Frame 1 (no input): blank canvas, image omitted
Frame 60 (the mouse pressed at the canvas centre just before this capture): blank canvas, image omitted
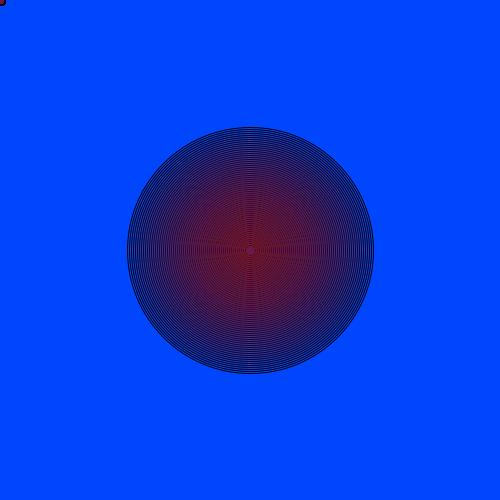
Frame 120 (the mouse held since frame 60 and released just before this capture)

The Processing sketch whose frames 1 and 60 were blank and that drew this single picture after the mouse press (run headless with seeded random() and noise(); from frame 60 on, the mouse is pressed at the canvas centre):

// Processing sketch: processing_74361
// ── processing_74361.pde

int diametro = 10;
void setup() {
  size(500, 500);
  background(0, 70, 255);
}
 
void draw () {
  fill(170, 0, 0, 5);
  ellipse(mouseX, mouseY, diametro, diametro);
 
  if (mousePressed) {
    diametro=diametro + 4;
  }
 if (diametro > width) {
    diametro= 0;
  }
}
void mouseReleased() {
    diametro=0;
}
